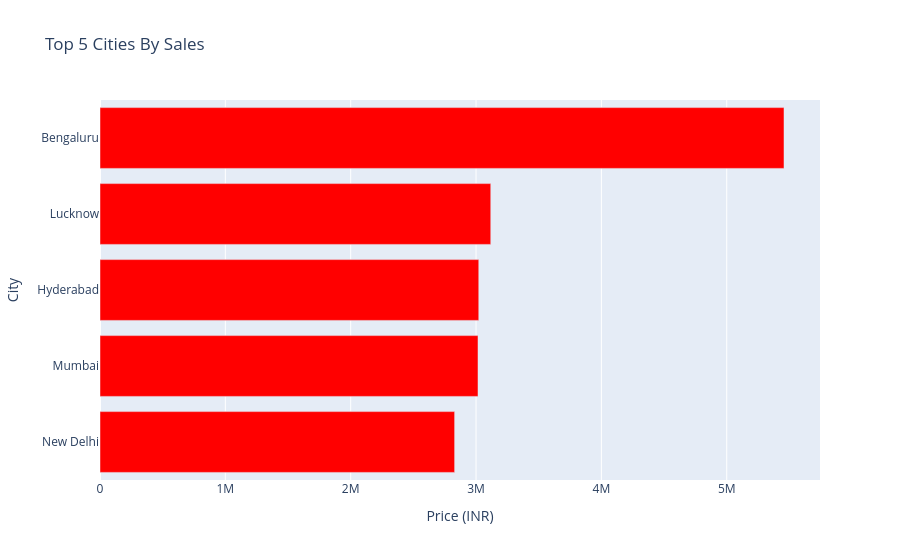

Notebook code for this chart:
### Markdown cell above
### Top 5 city by sales

### Code cell
top_5_cities = (
    df.groupby('City')['Price (INR)']
    .sum()
    .nlargest(5)
    .sort_values()
    .reset_index()
) 


fig=px.bar(
    top_5_cities,
    x="Price (INR)",
    y = "City",
    orientation="h",
    title="Top 5 Cities By Sales",
    color_discrete_sequence=['red'] 
)

fig.show()

### Figure 1 — Plotly figure (JSON) as saved in the notebook; plotly's stock layout.template omitted (floating-point values rounded to 4 significant figures)
{"data": [{"hovertemplate": "Price (INR)=%{x}<br>City=%{y}<extra></extra>", "legendgroup": "", "marker": {"color": "red", "pattern": {"shape": ""}}, "name": "", "orientation": "h", "showlegend": false, "textposition": "auto", "type": "bar", "x": [2829000.0, 3016000.0, 3022000.0, 3117000.0, 5457000.0], "xaxis": "x", "y": ["New Delhi", "Mumbai", "Hyderabad", "Lucknow", "Bengaluru"], "yaxis": "y"}], "layout": {"barmode": "relative", "legend": {"tracegroupgap": 0}, "title": {"text": "Top 5 Cities By Sales"}, "xaxis": {"anchor": "y", "domain": [0, 1], "title": {"text": "Price (INR)"}}, "yaxis": {"anchor": "x", "domain": [0, 1], "title": {"text": "City"}}}}
